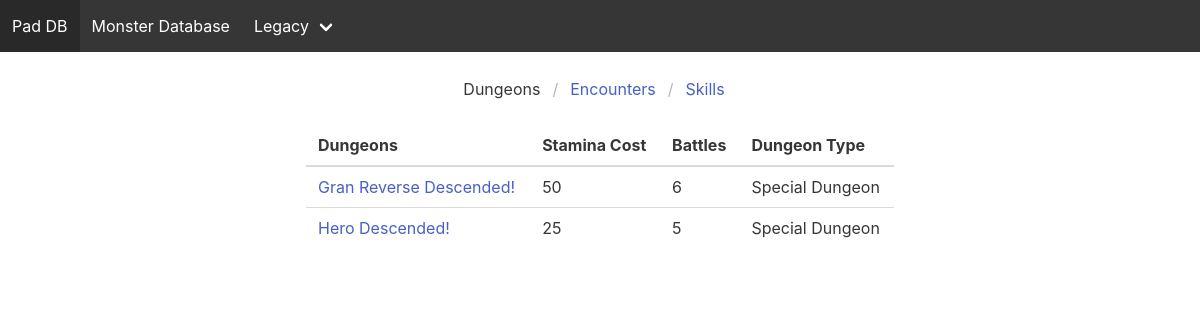
/all/dungeons, run on an earlier commit of the app's database.
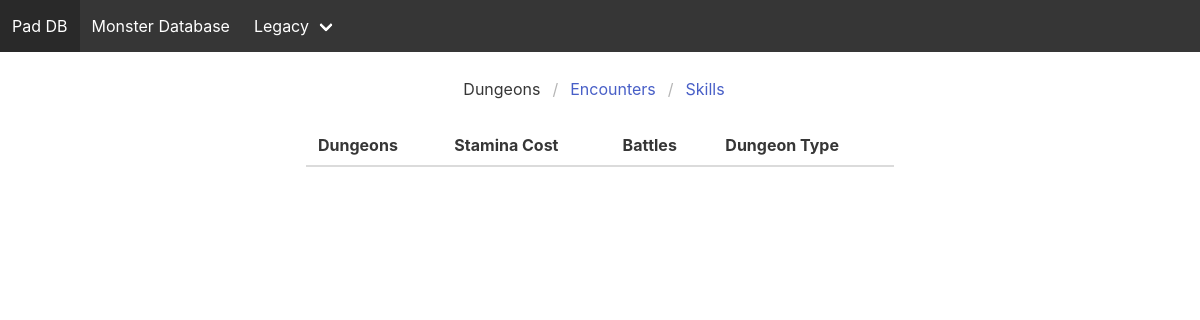
And on a later commit of the database.
### dungeon/models.py (models this page shows, shortened)
class Dungeon(models.Model):
    jpnTitle = models.CharField(default="", max_length=50)
    altTitle = models.CharField(default="", max_length=50)
    altTitle2 = models.CharField(default="", max_length=50)
    stamina = models.CharField(default="", max_length=10)
    battles = models.CharField(default="", max_length=10)
    dungeonType = models.CharField(default="", max_length=30)
    dungeonLink = models.TextField(default="")
    daily = models.BooleanField(default=False)
    monsters = models.ManyToManyField(Monster)
    repeat = models.CharField(default="", max_length=10)

### dungeon/views.py (the view)
# urls.py: path('all/dungeons', dv.allDungeons),
def allDungeons(request):
    dungeons = Dungeon.objects.order_by('altTitle').all()
    template = 'allDungeons.html'
    context = {'dungeons': dungeons}
    return render(request, template, context)

### templates/allDungeons.html (shortened to what this page needs)
{% extends 'home.html' %}
{% block content %}
    <nav class="breadcrumb is-centered" aria-label="breadcrumbs" style="margin-top: 25px;">
        <ul>
            <li class="is-active"><a href="/all/dungeons">Dungeons</a></li>
            <li><a href="/all/encounters">Encounters</a></li>
            <li><a href="/all/skills">Skills</a></li>
        </ul>
    </nav>
    <div class="columns is-centered is-fluid">
        <div class="column is-half">
            <table class="table is-fullwidth" id="myTable">
                <thead>
                <tr>
                    <th>Dungeons</th>
                    <th>Stamina Cost</th>
                    <th>Battles</th>
                    <th>Dungeon Type</th>
                </tr>
                </thead>
                <tbody>
                {% for dungeon in dungeons %}
                    <tr>
                        <td><a href="/dungeon/{{ dungeon.id }}"> {{ dungeon.altTitle }} </a></td>
                        <td> {{ dungeon.stamina }}</td>
                        <td> {{ dungeon.battles }}</td>
                        <td> {{ dungeon.dungeonType }}</td>
                    </tr>
                {% endfor %}
                </tbody>
            </table>
        </div>
    </div>
{% endblock %}

What changed in the data, as far as the page shows it:
removed Dungeon: altTitle "Gran Reverse Descended!", stamina "50", battles "6", dungeonType "Special Dungeon"
removed Dungeon: altTitle "Hero Descended!", stamina "25", battles "5", dungeonType "Special Dungeon"
